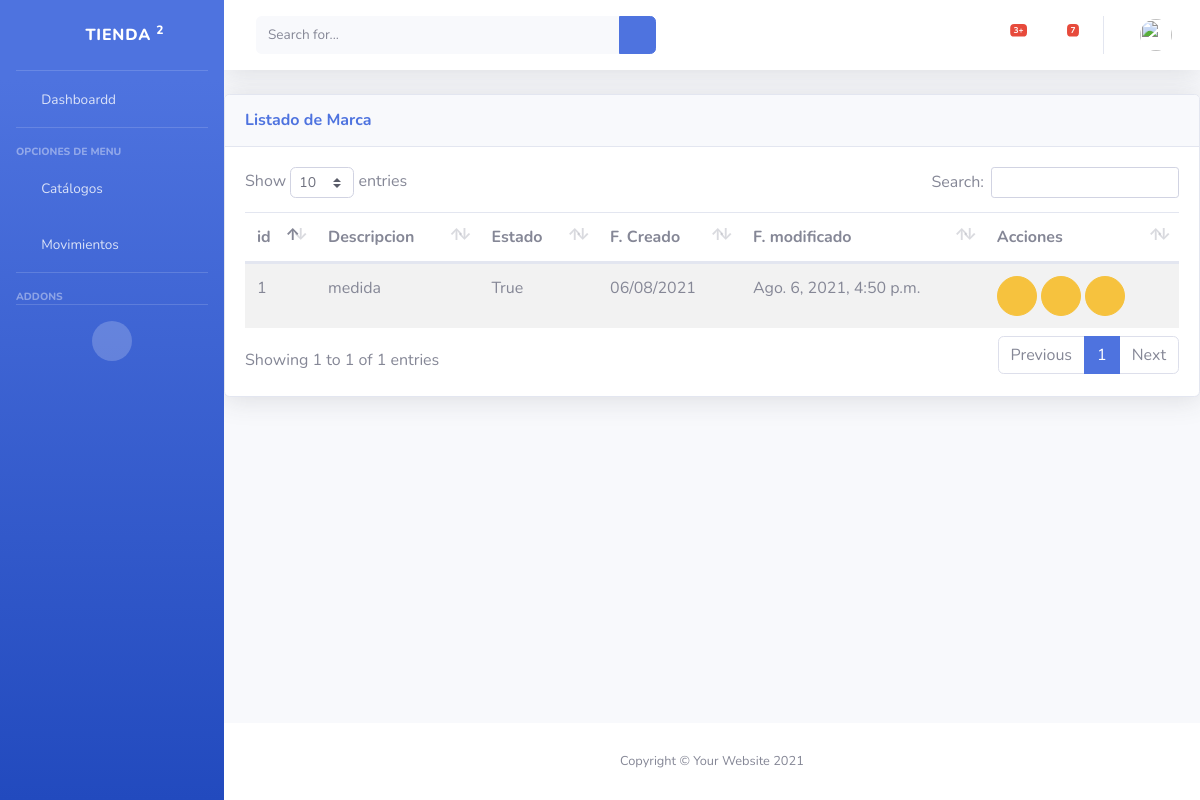
Screenshot of /inv/unidad/ (signed in) with the database file from the repository.
### inv/models.py (models this page shows, shortened)
class UnidadMedida(Class_Modelo):
    description = models.CharField(max_length=100,help_text=" descripcion de la Unidad de Medida",unique=True,verbose_name="descripcion")
    class Meta:
        verbose_name ="Unidad de Medida"
        verbose_name_plural ="Unidades de Medidas"

### inv/views.py (the view)
# urls.py: path('unidad/',views.UMview,name='um_list'),
@login_required(login_url='login')
@permission_required('inv.view_unidadMedida',login_url='SinPrivilegios')
def UMview(request):
    um =UnidadMedida.objects.all()
    return render(request,'inv/um_list.html',{
        'um':um
    })

### inv/templates/inv/um_list.html (shortened to what this page needs)
{% extends "base/base.html" %}
{%load static%}
{%block page_content %}
<div class="card shadow mb-4">
                                <div
                                    class="card-header py-3 d-flex flex-row align-items-center justify-content-between">
                                    <h6 class="m-0 font-weight-bold text-primary">Listado de Marca</h6>
                                    <div class="dropdown no-arrow">
                                        <a class="dropdown-toggle" href="#" role="button" id="dropdownMenuLink"
                                            data-toggle="dropdown" aria-haspopup="true" aria-expanded="false">
                                            <i class="fas fa-ellipsis-v fa-sm fa-fw text-gray-400"></i>
                                        </a>
                                    </div>
                                </div>
                                <div class="card-body">
                                   {%if not um %}
                                       <div class= "alert alert-info">No hay Marcas</div>
                                    {%else%}
                                    <table class="table table-striped table-hover">
                                        <thead>
                                                <th> id</th>
                                                <th> Descripcion </th>
                                                <th> Estado</th>
                                                <th> F. Creado</th>
                                                <th> F. modificado</th>
                                                <th class="all">Acciones </th>
                                        </thead>
                                        <tbody>
                                        {% for item in um %}
                                            <tr>
                                                <td>{{ item.id}} </td>
                                                <td>{{ item.description}} </td>
                                                <td> {{ item.estado}}</td>
                                                <td> {{ item.created_at|date:"d/m/Y"}}</td>
                                                <td> {{ item.update_at }}</td>
                                                <td>
                                                    <a onclick="return abrir_modal('{% url 'editarUM' id=item.id%}')" href="#" class="btn btn-warning btn-circle" role="button"><i class =" far fa-edit"></i> </a>
                                                    <a href="{% url 'ActivarUM' id=item.id %}" class="btn btn-warning btn-circle" role="button"><i class =" far fa-thumbs-up"></i> </a>
                                                    <a href="{% url 'inactivarUM' id=item.id %}" class="btn btn-warning btn-circle" role="button"><i class =" far fa-thumbs-down"></i> </a>
                                                </td>
                                            </tr>
                                        {% endfor %}
                                        </tbody>
                                    </table>
                                {%endif %}
                                </div>
                            </div>
                            {%endblock%}

### rows the page displays
UnidadMedida: id "1", description "medida", estado "True", created_at "06/08/2021", update_at "Ago. 6, 2021, 4:50 p.m."
